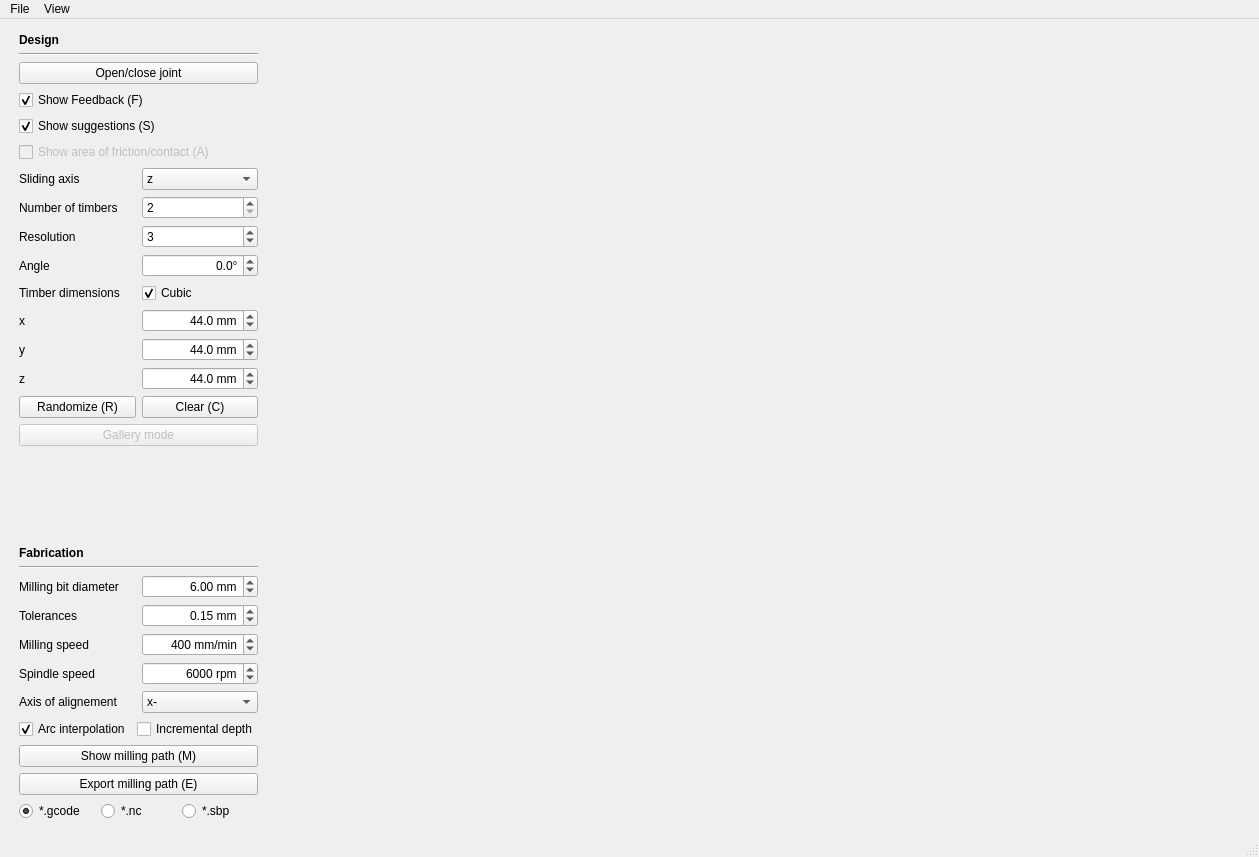
<?xml version="1.0" encoding="UTF-8"?>
<ui version="4.0">
 <class>MainWindow</class>
 <widget class="QMainWindow" name="MainWindow">
  <property name="geometry">
   <rect>
    <x>0</x>
    <y>0</y>
    <width>1259</width>
    <height>857</height>
   </rect>
  </property>
  <property name="windowTitle">
   <string>Tsugite</string>
  </property>
  <property name="iconSize">
   <size>
    <width>24</width>
    <height>24</height>
   </size>
  </property>
  <widget class="QWidget" name="centralwidget">
   <property name="minimumSize">
    <size>
     <width>1</width>
     <height>1</height>
    </size>
   </property>
   <layout class="QFormLayout" name="formLayout">
    <item row="0" column="0">
     <layout class="QVBoxLayout" name="verticalLayout">
      <property name="sizeConstraint">
       <enum>QLayout::SetNoConstraint</enum>
      </property>
      <property name="leftMargin">
       <number>10</number>
      </property>
      <property name="topMargin">
       <number>5</number>
      </property>
      <property name="rightMargin">
       <number>5</number>
      </property>
      <property name="bottomMargin">
       <number>5</number>
      </property>
      <item>
       <widget class="QLabel" name="label_10">
        <property name="font">
         <font>
          <weight>75</weight>
          <italic>false</italic>
          <bold>true</bold>
         </font>
        </property>
        <property name="text">
         <string>Design</string>
        </property>
        <property name="textFormat">
         <enum>Qt::AutoText</enum>
        </property>
        <property name="scaledContents">
         <bool>false</bool>
        </property>
       </widget>
      </item>
      <item>
       <widget class="Line" name="line">
        <property name="orientation">
         <enum>Qt::Horizontal</enum>
        </property>
       </widget>
      </item>
      <item>
       <widget class="QPushButton" name="buttonOPEN">
        <property name="text">
         <string>Open/close joint</string>
        </property>
        <property name="shortcut">
         <string>Space</string>
        </property>
       </widget>
      </item>
      <item>
       <widget class="QCheckBox" name="checkFEED">
        <property name="text">
         <string>Show Feedback (F)</string>
        </property>
        <property name="shortcut">
         <string>F</string>
        </property>
        <property name="checked">
         <bool>true</bool>
        </property>
       </widget>
      </item>
      <item>
       <widget class="QCheckBox" name="checkSUG">
        <property name="text">
         <string>Show suggestions (S)</string>
        </property>
        <property name="shortcut">
         <string>S</string>
        </property>
        <property name="checked">
         <bool>true</bool>
        </property>
       </widget>
      </item>
      <item>
       <widget class="QCheckBox" name="checkBox">
        <property name="enabled">
         <bool>false</bool>
        </property>
        <property name="text">
         <string>Show area of friction/contact (A)</string>
        </property>
        <property name="shortcut">
         <string>A</string>
        </property>
        <property name="tristate">
         <bool>true</bool>
        </property>
       </widget>
      </item>
      <item>
       <layout class="QHBoxLayout" name="horizontalLayout_2">
        <item>
         <widget class="QLabel" name="label">
          <property name="text">
           <string>Sliding axis</string>
          </property>
         </widget>
        </item>
        <item>
         <widget class="QComboBox" name="comboSLIDE">
          <property name="maximumSize">
           <size>
            <width>120</width>
            <height>16777215</height>
           </size>
          </property>
          <property name="currentIndex">
           <number>2</number>
          </property>
          <item>
           <property name="text">
            <string>x</string>
           </property>
          </item>
          <item>
           <property name="text">
            <string>y</string>
           </property>
          </item>
          <item>
           <property name="text">
            <string>z</string>
           </property>
          </item>
         </widget>
        </item>
       </layout>
      </item>
      <item>
       <layout class="QHBoxLayout" name="horizontalLayout_3">
        <item>
         <widget class="QLabel" name="label_2">
          <property name="text">
           <string>Number of timbers</string>
          </property>
         </widget>
        </item>
        <item>
         <widget class="QSpinBox" name="spinBoxNUM">
          <property name="maximumSize">
           <size>
            <width>120</width>
            <height>16777215</height>
           </size>
          </property>
          <property name="wrapping">
           <bool>false</bool>
          </property>
          <property name="frame">
           <bool>true</bool>
          </property>
          <property name="buttonSymbols">
           <enum>QAbstractSpinBox::UpDownArrows</enum>
          </property>
          <property name="minimum">
           <number>2</number>
          </property>
          <property name="maximum">
           <number>4</number>
          </property>
         </widget>
        </item>
       </layout>
      </item>
      <item>
       <layout class="QHBoxLayout" name="horizontalLayout_4">
        <item>
         <widget class="QLabel" name="label_3">
          <property name="text">
           <string>Resolution</string>
          </property>
         </widget>
        </item>
        <item>
         <widget class="QSpinBox" name="spinBoxRES">
          <property name="maximumSize">
           <size>
            <width>120</width>
            <height>16777215</height>
           </size>
          </property>
          <property name="minimum">
           <number>2</number>
          </property>
          <property name="maximum">
           <number>5</number>
          </property>
          <property name="value">
           <number>3</number>
          </property>
         </widget>
        </item>
       </layout>
      </item>
      <item>
       <layout class="QHBoxLayout" name="horizontalLayout_5">
        <item>
         <widget class="QLabel" name="label_4">
          <property name="text">
           <string>Angle</string>
          </property>
         </widget>
        </item>
        <item>
         <widget class="QDoubleSpinBox" name="spinANG">
          <property name="maximumSize">
           <size>
            <width>120</width>
            <height>16777215</height>
           </size>
          </property>
          <property name="alignment">
           <set>Qt::AlignRight|Qt::AlignTrailing|Qt::AlignVCenter</set>
          </property>
          <property name="suffix">
           <string>°</string>
          </property>
          <property name="decimals">
           <number>1</number>
          </property>
          <property name="minimum">
           <double>-80.000000000000000</double>
          </property>
          <property name="maximum">
           <double>80.000000000000000</double>
          </property>
          <property name="value">
           <double>0.000000000000000</double>
          </property>
         </widget>
        </item>
       </layout>
      </item>
      <item>
       <layout class="QHBoxLayout" name="horizontalLayout_11">
        <item>
         <widget class="QLabel" name="label_5">
          <property name="text">
           <string>Timber dimensions</string>
          </property>
         </widget>
        </item>
        <item>
         <widget class="QCheckBox" name="checkCUBE">
          <property name="text">
           <string>Cubic</string>
          </property>
          <property name="checked">
           <bool>true</bool>
          </property>
         </widget>
        </item>
       </layout>
      </item>
      <item>
       <layout class="QHBoxLayout" name="horizontalLayout_7">
        <item>
         <widget class="QLabel" name="label_11">
          <property name="text">
           <string>x</string>
          </property>
         </widget>
        </item>
        <item>
         <widget class="QDoubleSpinBox" name="spinDX">
          <property name="maximumSize">
           <size>
            <width>120</width>
            <height>16777215</height>
           </size>
          </property>
          <property name="alignment">
           <set>Qt::AlignRight|Qt::AlignTrailing|Qt::AlignVCenter</set>
          </property>
          <property name="suffix">
           <string> mm</string>
          </property>
          <property name="decimals">
           <number>1</number>
          </property>
          <property name="minimum">
           <double>10.000000000000000</double>
          </property>
          <property name="maximum">
           <double>150.000000000000000</double>
          </property>
          <property name="value">
           <double>44.000000000000000</double>
          </property>
         </widget>
        </item>
       </layout>
      </item>
      <item>
       <layout class="QHBoxLayout" name="horizontalLayout_8">
        <item>
         <widget class="QLabel" name="label_8">
          <property name="text">
           <string>y</string>
          </property>
         </widget>
        </item>
        <item>
         <widget class="QDoubleSpinBox" name="spinDY">
          <property name="maximumSize">
           <size>
            <width>120</width>
            <height>16777215</height>
           </size>
          </property>
          <property name="alignment">
           <set>Qt::AlignRight|Qt::AlignTrailing|Qt::AlignVCenter</set>
          </property>
          <property name="suffix">
           <string> mm</string>
          </property>
          <property name="decimals">
           <number>1</number>
          </property>
          <property name="minimum">
           <double>10.000000000000000</double>
          </property>
          <property name="maximum">
           <double>150.000000000000000</double>
          </property>
          <property name="value">
           <double>44.000000000000000</double>
          </property>
         </widget>
        </item>
       </layout>
      </item>
      <item>
       <layout class="QHBoxLayout" name="hlay_dim_w">
        <item>
         <widget class="QLabel" name="label_12">
          <property name="text">
           <string>z</string>
          </property>
         </widget>
        </item>
        <item>
         <widget class="QDoubleSpinBox" name="spinDZ">
          <property name="alignment">
           <set>Qt::AlignRight|Qt::AlignTrailing|Qt::AlignVCenter</set>
          </property>
          <property name="suffix">
           <string> mm</string>
          </property>
          <property name="decimals">
           <number>1</number>
          </property>
          <property name="minimum">
           <double>10.000000000000000</double>
          </property>
          <property name="maximum">
           <double>150.000000000000000</double>
          </property>
          <property name="value">
           <double>44.000000000000000</double>
          </property>
         </widget>
        </item>
       </layout>
      </item>
      <item>
       <layout class="QHBoxLayout" name="hlay_geo">
        <item>
         <widget class="QPushButton" name="buttonR">
          <property name="text">
           <string>Randomize (R)</string>
          </property>
          <property name="shortcut">
           <string>R</string>
          </property>
          <property name="autoDefault">
           <bool>false</bool>
          </property>
          <property name="default">
           <bool>false</bool>
          </property>
          <property name="flat">
           <bool>false</bool>
          </property>
         </widget>
        </item>
        <item>
         <widget class="QPushButton" name="buttonC">
          <property name="text">
           <string>Clear (C)</string>
          </property>
          <property name="shortcut">
           <string>C</string>
          </property>
         </widget>
        </item>
       </layout>
      </item>
      <item>
       <widget class="QPushButton" name="buttonGALLERY">
        <property name="enabled">
         <bool>false</bool>
        </property>
        <property name="text">
         <string>Gallery mode</string>
        </property>
        <property name="autoRepeat">
         <bool>false</bool>
        </property>
       </widget>
      </item>
      <item>
       <spacer name="verticalSpacer">
        <property name="orientation">
         <enum>Qt::Vertical</enum>
        </property>
        <property name="sizeHint" stdset="0">
         <size>
          <width>20</width>
          <height>40</height>
         </size>
        </property>
       </spacer>
      </item>
      <item>
       <widget class="QLabel" name="label_9">
        <property name="font">
         <font>
          <weight>75</weight>
          <bold>true</bold>
         </font>
        </property>
        <property name="text">
         <string>Fabrication</string>
        </property>
       </widget>
      </item>
      <item>
       <widget class="Line" name="line_2">
        <property name="orientation">
         <enum>Qt::Horizontal</enum>
        </property>
       </widget>
      </item>
      <item>
       <layout class="QHBoxLayout" name="horizontalLayout_9">
        <item>
         <widget class="QLabel" name="label_6">
          <property name="text">
           <string>Milling bit diameter</string>
          </property>
         </widget>
        </item>
        <item>
         <widget class="QDoubleSpinBox" name="spinDIA">
          <property name="maximumSize">
           <size>
            <width>120</width>
            <height>16777215</height>
           </size>
          </property>
          <property name="alignment">
           <set>Qt::AlignRight|Qt::AlignTrailing|Qt::AlignVCenter</set>
          </property>
          <property name="suffix">
           <string> mm</string>
          </property>
          <property name="decimals">
           <number>2</number>
          </property>
          <property name="minimum">
           <double>1.000000000000000</double>
          </property>
          <property name="maximum">
           <double>50.000000000000000</double>
          </property>
          <property name="value">
           <double>6.000000000000000</double>
          </property>
         </widget>
        </item>
       </layout>
      </item>
      <item>
       <layout class="QHBoxLayout" name="horizontalLayout_10">
        <item>
         <widget class="QLabel" name="label_7">
          <property name="text">
           <string>Tolerances</string>
          </property>
         </widget>
        </item>
        <item>
         <widget class="QDoubleSpinBox" name="spinTOL">
          <property name="maximumSize">
           <size>
            <width>120</width>
            <height>16777215</height>
           </size>
          </property>
          <property name="alignment">
           <set>Qt::AlignRight|Qt::AlignTrailing|Qt::AlignVCenter</set>
          </property>
          <property name="suffix">
           <string> mm</string>
          </property>
          <property name="maximum">
           <double>5.000000000000000</double>
          </property>
          <property name="singleStep">
           <double>0.050000000000000</double>
          </property>
          <property name="value">
           <double>0.150000000000000</double>
          </property>
         </widget>
        </item>
       </layout>
      </item>
      <item>
       <layout class="QHBoxLayout" name="horizontalLayout_13">
        <item>
         <widget class="QLabel" name="label_14">
          <property name="text">
           <string>Milling speed</string>
          </property>
         </widget>
        </item>
        <item>
         <widget class="QSpinBox" name="spinSPEED">
          <property name="alignment">
           <set>Qt::AlignRight|Qt::AlignTrailing|Qt::AlignVCenter</set>
          </property>
          <property name="suffix">
           <string> mm/min</string>
          </property>
          <property name="minimum">
           <number>100</number>
          </property>
          <property name="maximum">
           <number>1000</number>
          </property>
          <property name="singleStep">
           <number>100</number>
          </property>
          <property name="value">
           <number>400</number>
          </property>
         </widget>
        </item>
       </layout>
      </item>
      <item>
       <layout class="QHBoxLayout" name="horizontalLayout_14">
        <item>
         <widget class="QLabel" name="label_15">
          <property name="text">
           <string>Spindle speed</string>
          </property>
         </widget>
        </item>
        <item>
         <widget class="QSpinBox" name="spinSPINDLE">
          <property name="alignment">
           <set>Qt::AlignRight|Qt::AlignTrailing|Qt::AlignVCenter</set>
          </property>
          <property name="suffix">
           <string> rpm</string>
          </property>
          <property name="minimum">
           <number>1000</number>
          </property>
          <property name="maximum">
           <number>10000</number>
          </property>
          <property name="singleStep">
           <number>100</number>
          </property>
          <property name="value">
           <number>6000</number>
          </property>
         </widget>
        </item>
       </layout>
      </item>
      <item>
       <layout class="QHBoxLayout" name="horizontalLayout_6">
        <item>
         <widget class="QLabel" name="label_13">
          <property name="text">
           <string>Axis of alignement</string>
          </property>
         </widget>
        </item>
        <item>
         <widget class="QComboBox" name="comboALIGN">
          <property name="editable">
           <bool>false</bool>
          </property>
          <property name="currentText">
           <string>x-</string>
          </property>
          <property name="currentIndex">
           <number>0</number>
          </property>
          <item>
           <property name="text">
            <string>x-</string>
           </property>
          </item>
          <item>
           <property name="text">
            <string>y-</string>
           </property>
          </item>
          <item>
           <property name="text">
            <string>x+</string>
           </property>
          </item>
          <item>
           <property name="text">
            <string>y+</string>
           </property>
          </item>
         </widget>
        </item>
       </layout>
      </item>
      <item>
       <layout class="QHBoxLayout" name="horizontalLayout_12">
        <item>
         <widget class="QCheckBox" name="checkFIN">
          <property name="text">
           <string>Arc interpolation</string>
          </property>
          <property name="checked">
           <bool>true</bool>
          </property>
         </widget>
        </item>
        <item>
         <widget class="QCheckBox" name="checkINC">
          <property name="text">
           <string>Incremental depth</string>
          </property>
         </widget>
        </item>
       </layout>
      </item>
      <item>
       <widget class="QPushButton" name="buttonPATH">
        <property name="text">
         <string>Show milling path (M)</string>
        </property>
        <property name="shortcut">
         <string>M</string>
        </property>
       </widget>
      </item>
      <item>
       <widget class="QPushButton" name="buttonGCODE">
        <property name="text">
         <string>Export milling path (E)</string>
        </property>
        <property name="shortcut">
         <string>E</string>
        </property>
       </widget>
      </item>
      <item>
       <layout class="QHBoxLayout" name="horizontalLayout">
        <item>
         <widget class="QRadioButton" name="radioGCODE">
          <property name="text">
           <string>*.gcode</string>
          </property>
          <property name="checked">
           <bool>true</bool>
          </property>
         </widget>
        </item>
        <item>
         <widget class="QRadioButton" name="radioNC">
          <property name="text">
           <string>*.nc</string>
          </property>
         </widget>
        </item>
        <item>
         <widget class="QRadioButton" name="radioSBP">
          <property name="text">
           <string>*.sbp</string>
          </property>
         </widget>
        </item>
       </layout>
      </item>
     </layout>
    </item>
    <item row="0" column="1">
     <layout class="QHBoxLayout" name="H_layout">
      <property name="sizeConstraint">
       <enum>QLayout::SetNoConstraint</enum>
      </property>
     </layout>
    </item>
   </layout>
  </widget>
  <widget class="QMenuBar" name="menubar">
   <property name="geometry">
    <rect>
     <x>0</x>
     <y>0</y>
     <width>1259</width>
     <height>21</height>
    </rect>
   </property>
   <widget class="QMenu" name="menuFile">
    <property name="title">
     <string>File</string>
    </property>
    <addaction name="actionNew"/>
    <addaction name="actionOpen"/>
    <addaction name="actionSave"/>
    <addaction name="actionSaveAs"/>
   </widget>
   <widget class="QMenu" name="menuView">
    <property name="title">
     <string>View</string>
    </property>
    <widget class="QMenu" name="menuShow_hide_timbers">
     <property name="title">
      <string>Show timbers</string>
     </property>
     <addaction name="actionA"/>
     <addaction name="actionB"/>
     <addaction name="actionC"/>
     <addaction name="actionD"/>
     <addaction name="separator"/>
     <addaction name="actionALL"/>
    </widget>
    <widget class="QMenu" name="menuSet_view">
     <property name="title">
      <string>Set view</string>
     </property>
     <addaction name="actionAXO"/>
     <addaction name="actionPLN"/>
    </widget>
    <addaction name="actionHIDDEN"/>
    <addaction name="menuShow_hide_timbers"/>
    <addaction name="menuSet_view"/>
   </widget>
   <addaction name="menuFile"/>
   <addaction name="menuView"/>
  </widget>
  <widget class="QStatusBar" name="statusbar"/>
  <action name="actionSave">
   <property name="text">
    <string>Save</string>
   </property>
   <property name="shortcut">
    <string>Ctrl+S</string>
   </property>
   <property name="shortcutVisibleInContextMenu">
    <bool>true</bool>
   </property>
  </action>
  <action name="actionOpen">
   <property name="text">
    <string>Open...</string>
   </property>
   <property name="shortcut">
    <string>Ctrl+O</string>
   </property>
   <property name="shortcutVisibleInContextMenu">
    <bool>true</bool>
   </property>
  </action>
  <action name="actionImage">
   <property name="text">
    <string>Save image...</string>
   </property>
   <property name="shortcut">
    <string>Ctrl+P</string>
   </property>
   <property name="shortcutVisibleInContextMenu">
    <bool>true</bool>
   </property>
  </action>
  <action name="actionUndo">
   <property name="text">
    <string>Undo</string>
   </property>
  </action>
  <action name="actionRedo">
   <property name="text">
    <string>Redo</string>
   </property>
  </action>
  <action name="actionNew">
   <property name="text">
    <string>New</string>
   </property>
   <property name="shortcut">
    <string>Ctrl+N</string>
   </property>
   <property name="shortcutVisibleInContextMenu">
    <bool>true</bool>
   </property>
  </action>
  <action name="actionSave_as">
   <property name="text">
    <string>Save as</string>
   </property>
  </action>
  <action name="actionRandomize">
   <property name="text">
    <string>Randomize (R)</string>
   </property>
  </action>
  <action name="actionClear">
   <property name="text">
    <string>Clear</string>
   </property>
  </action>
  <action name="actionHIDDEN">
   <property name="checkable">
    <bool>true</bool>
   </property>
   <property name="checked">
    <bool>true</bool>
   </property>
   <property name="text">
    <string>Show hidden lines</string>
   </property>
   <property name="shortcut">
    <string>Ctrl+H</string>
   </property>
  </action>
  <action name="actionA">
   <property name="checkable">
    <bool>true</bool>
   </property>
   <property name="checked">
    <bool>true</bool>
   </property>
   <property name="text">
    <string>A</string>
   </property>
   <property name="shortcut">
    <string>Ctrl+1</string>
   </property>
  </action>
  <action name="actionB">
   <property name="checkable">
    <bool>true</bool>
   </property>
   <property name="checked">
    <bool>true</bool>
   </property>
   <property name="text">
    <string>B</string>
   </property>
   <property name="shortcut">
    <string>Ctrl+2</string>
   </property>
  </action>
  <action name="actionC">
   <property name="checkable">
    <bool>true</bool>
   </property>
   <property name="checked">
    <bool>true</bool>
   </property>
   <property name="text">
    <string>C</string>
   </property>
   <property name="shortcut">
    <string>Ctrl+3</string>
   </property>
  </action>
  <action name="actionD">
   <property name="checkable">
    <bool>true</bool>
   </property>
   <property name="checked">
    <bool>true</bool>
   </property>
   <property name="text">
    <string>D</string>
   </property>
   <property name="shortcut">
    <string>Ctrl+4</string>
   </property>
  </action>
  <action name="actionPLN">
   <property name="checkable">
    <bool>false</bool>
   </property>
   <property name="text">
    <string>Closest plane</string>
   </property>
   <property name="shortcut">
    <string>Ctrl+L</string>
   </property>
   <property name="shortcutContext">
    <enum>Qt::WindowShortcut</enum>
   </property>
  </action>
  <action name="actionBottom">
   <property name="checkable">
    <bool>false</bool>
   </property>
   <property name="text">
    <string>Bottom</string>
   </property>
  </action>
  <action name="actionLeft">
   <property name="checkable">
    <bool>false</bool>
   </property>
   <property name="text">
    <string>Left</string>
   </property>
  </action>
  <action name="actionRight">
   <property name="checkable">
    <bool>false</bool>
   </property>
   <property name="text">
    <string>Right</string>
   </property>
  </action>
  <action name="actionAXO">
   <property name="checkable">
    <bool>false</bool>
   </property>
   <property name="checked">
    <bool>false</bool>
   </property>
   <property name="text">
    <string>Axo</string>
   </property>
   <property name="shortcut">
    <string>Ctrl+A</string>
   </property>
  </action>
  <action name="actionFront">
   <property name="checkable">
    <bool>false</bool>
   </property>
   <property name="text">
    <string>Front</string>
   </property>
  </action>
  <action name="actionBack">
   <property name="checkable">
    <bool>false</bool>
   </property>
   <property name="text">
    <string>Back</string>
   </property>
  </action>
  <action name="actionSaveAs">
   <property name="text">
    <string>Save As...</string>
   </property>
   <property name="shortcutVisibleInContextMenu">
    <bool>true</bool>
   </property>
  </action>
  <action name="actionALL">
   <property name="text">
    <string>Show all</string>
   </property>
  </action>
 </widget>
 <resources/>
 <connections/>
</ui>
